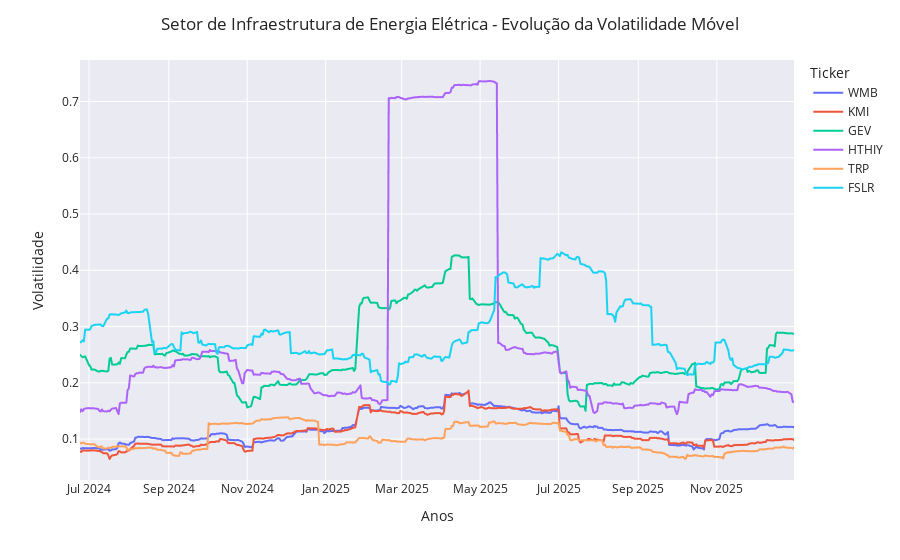

Notebook cell for this chart:
### Code cell
# Gráfico da volatilidade histórica ao longo do tempo

# Calculando o retorno logarítmico
log_return = np.log(df_infra_energia.loc['2021':'2025', lst_ticker_infra_energia] / df_infra_energia.loc['2021':'2025', lst_ticker_infra_energia].shift(1)) 

# Calculando a volatilidade média móvel de 60
volatilidade_movel = log_return.rolling(window=60).std()*np.sqrt(60)

# Retirando o NaN
volatilidade_movel = volatilidade_movel.dropna()

px.line(data_frame=volatilidade_movel, 
        x=volatilidade_movel.index, 
        y=volatilidade_movel.columns).update_layout(
            title='Setor de Infraestrutura de Energia Elétrica - Evolução da Volatilidade Móvel', 
            xaxis_title='Anos', 
            yaxis_title='Volatilidade', 
            template='seaborn'
)

### Figure 1 — Plotly figure (JSON) as saved in the notebook; plotly's stock layout.template omitted (floating-point values rounded to 4 significant figures; data arrays with more than 128 entries replaced by an {"elided": "..."} marker saying what was removed)
{"data": [{"hovertemplate": "Ticker=WMB<br>Date=%{x}<br>value=%{y}<extra></extra>", "legendgroup": "WMB", "line": {"color": "#636efa", "dash": "solid"}, "marker": {"symbol": "circle"}, "mode": "lines", "name": "WMB", "showlegend": true, "type": "scattergl", "x": {"elided": "383 str values"}, "xaxis": "x", "y": {"elided": "383 float values"}, "yaxis": "y"}, {"hovertemplate": "Ticker=KMI<br>Date=%{x}<br>value=%{y}<extra></extra>", "legendgroup": "KMI", "line": {"color": "#EF553B", "dash": "solid"}, "marker": {"symbol": "circle"}, "mode": "lines", "name": "KMI", "showlegend": true, "type": "scattergl", "x": {"elided": "383 str values"}, "xaxis": "x", "y": {"elided": "383 float values"}, "yaxis": "y"}, {"hovertemplate": "Ticker=GEV<br>Date=%{x}<br>value=%{y}<extra></extra>", "legendgroup": "GEV", "line": {"color": "#00cc96", "dash": "solid"}, "marker": {"symbol": "circle"}, "mode": "lines", "name": "GEV", "showlegend": true, "type": "scattergl", "x": {"elided": "383 str values"}, "xaxis": "x", "y": {"elided": "383 float values"}, "yaxis": "y"}, {"hovertemplate": "Ticker=HTHIY<br>Date=%{x}<br>value=%{y}<extra></extra>", "legendgroup": "HTHIY", "line": {"color": "#ab63fa", "dash": "solid"}, "marker": {"symbol": "circle"}, "mode": "lines", "name": "HTHIY", "showlegend": true, "type": "scattergl", "x": {"elided": "383 str values"}, "xaxis": "x", "y": {"elided": "383 float values"}, "yaxis": "y"}, {"hovertemplate": "Ticker=TRP<br>Date=%{x}<br>value=%{y}<extra></extra>", "legendgroup": "TRP", "line": {"color": "#FFA15A", "dash": "solid"}, "marker": {"symbol": "circle"}, "mode": "lines", "name": "TRP", "showlegend": true, "type": "scattergl", "x": {"elided": "383 str values"}, "xaxis": "x", "y": {"elided": "383 float values"}, "yaxis": "y"}, {"hovertemplate": "Ticker=FSLR<br>Date=%{x}<br>value=%{y}<extra></extra>", "legendgroup": "FSLR", "line": {"color": "#19d3f3", "dash": "solid"}, "marker": {"symbol": "circle"}, "mode": "lines", "name": "FSLR", "showlegend": true, "type": "scattergl", "x": {"elided": "383 str values"}, "xaxis": "x", "y": {"elided": "383 float values"}, "yaxis": "y"}], "layout": {"legend": {"title": {"text": "Ticker"}, "tracegroupgap": 0}, "margin": {"t": 60}, "title": {"text": "Setor de Infraestrutura de Energia Elétrica - Evolução da Volatilidade Móvel"}, "xaxis": {"anchor": "y", "domain": [0, 1], "title": {"text": "Anos"}}, "yaxis": {"anchor": "x", "domain": [0, 1], "title": {"text": "Volatilidade"}}}}
